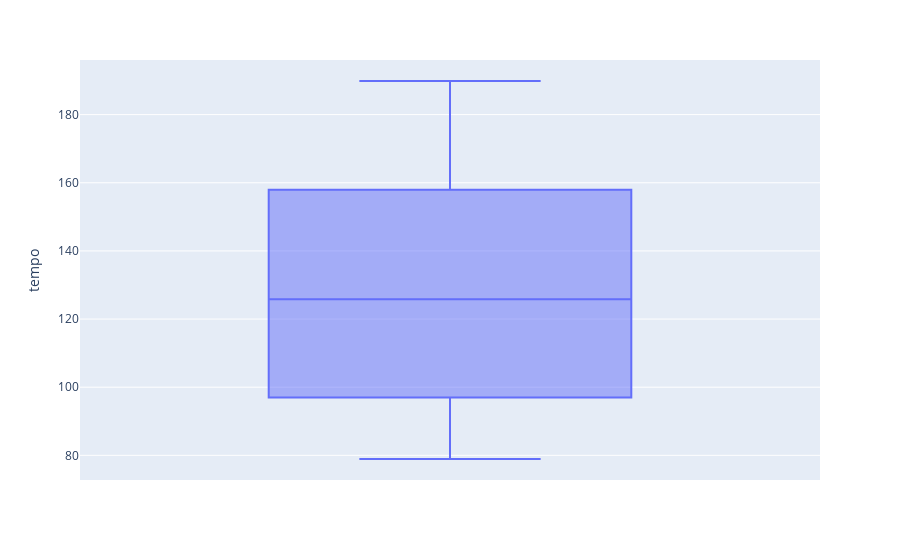

The cell this chart's notebook holds for it:
### Code cell
fig = px.box(my_songs, y="tempo")
fig.show()
fig.write_html('tempo.html')

### Figure 1 — Plotly figure (JSON) as saved in the notebook; plotly's stock layout.template omitted (floating-point values rounded to 4 significant figures)
{"data": [{"alignmentgroup": "True", "hovertemplate": "tempo=%{y}<extra></extra>", "legendgroup": "", "marker": {"color": "#636efa"}, "name": "", "notched": false, "offsetgroup": "", "orientation": "v", "showlegend": false, "type": "box", "x0": " ", "xaxis": "x", "y": [126.0, 139.0, 170.1, 136.2, 120.0, 164.8, 131.0, 86.7, 172.0, 122.0, 97.99, 159.9, 125.6, 120.0, 138.4, 89.99, 90.01, 90.04, 87.55, 189.9, 171.0, 96.99, 89.95, 163.9, 170.0, 81.0, 124.9, 91.02, 80.05, 125.0, 118.0, 128.1, 110.1, 115.0, 118.0, 80.53, 171.8, 89.79, 180.0, 168.0, 158.0, 130.9, 105.0, 150.0, 177.9, 138.0, 138.0, 130.0, 78.92, 145.0], "y0": " ", "yaxis": "y"}], "layout": {"boxmode": "group", "legend": {"tracegroupgap": 0}, "margin": {"t": 60}, "xaxis": {"anchor": "y", "domain": [0, 1]}, "yaxis": {"anchor": "x", "domain": [0, 1], "title": {"text": "tempo"}}}}
